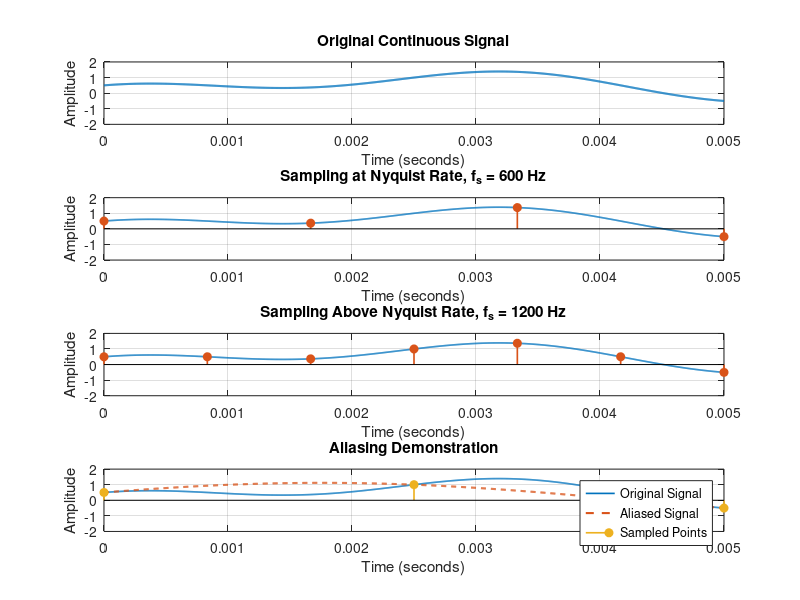

The MATLAB script that drew this image:
clc;
clear;
close all;

% Frequencies
f1 = 100;
f2 = 300;

% Short time interval for clear visualization
t = 0:0.000005:0.005;

% Original continuous signal
x = sin(2*pi*f1*t) + 0.5*cos(2*pi*f2*t);

% Sampling rates
fs_nyquist = 600;
fs_above = 1200;
fs_below = 400;

% Nyquist sampling
t_nyquist = 0:1/fs_nyquist:0.005;
x_nyquist = sin(2*pi*f1*t_nyquist) ...
          + 0.5*cos(2*pi*f2*t_nyquist);

% Above Nyquist sampling
t_above = 0:1/fs_above:0.005;
x_above = sin(2*pi*f1*t_above) ...
        + 0.5*cos(2*pi*f2*t_above);

% Below Nyquist sampling
t_below = 0:1/fs_below:0.005;
x_below = sin(2*pi*f1*t_below) ...
        + 0.5*cos(2*pi*f2*t_below);

% Alias frequency of 300 Hz when sampled at 400 Hz
f_alias = abs(f2 - fs_below);

% Aliased version
x_alias = sin(2*pi*f1*t) ...
        + 0.5*cos(2*pi*f_alias*t);

% Plot
figure;

% Original continuous signal
subplot(4,1,1);
plot(t, x, 'LineWidth', 1.5);
title('Original Continuous Signal');
xlabel('Time (seconds)');
ylabel('Amplitude');
ylim([-2 2]);
grid on;

% Nyquist sampling
subplot(4,1,2);
plot(t, x, 'LineWidth', 1.2);
hold on;
stem(t_nyquist, x_nyquist, 'filled', 'LineWidth', 1.2);
title('Sampling at Nyquist Rate, f_s = 600 Hz');
xlabel('Time (seconds)');
ylabel('Amplitude');
ylim([-2 2]);
grid on;
hold off;

% Above Nyquist sampling
subplot(4,1,3);
plot(t, x, 'LineWidth', 1.2);
hold on;
stem(t_above, x_above, 'filled', 'LineWidth', 1.2);
title('Sampling Above Nyquist Rate, f_s = 1200 Hz');
xlabel('Time (seconds)');
ylabel('Amplitude');
ylim([-2 2]);
grid on;
hold off;

% Aliasing demonstration
subplot(4,1,4);
plot(t, x, 'LineWidth', 1.2);
hold on;
plot(t, x_alias, '--', 'LineWidth', 1.5);
stem(t_below, x_below, 'filled', 'LineWidth', 1.2);

title('Aliasing Demonstration');
xlabel('Time (seconds)');
ylabel('Amplitude');
ylim([-2 2]);

legend('Original Signal', ...
       'Aliased Signal', ...
       'Sampled Points');

grid on;
hold off;
